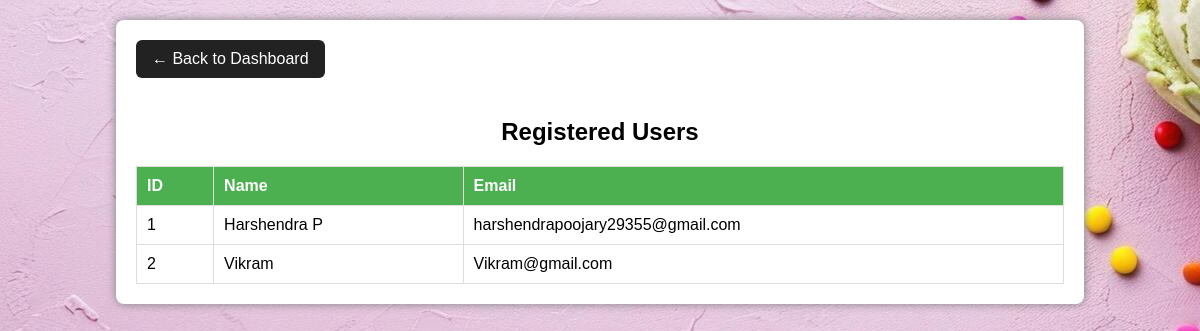
/admin_panel/admin_users.php, run on the app's committed database.
### tables this page shows
CREATE TABLE `users` (
  `id` int(11) NOT NULL,
  `name` varchar(128) NOT NULL,
  `email` varchar(255) NOT NULL,
  `password` varchar(255) NOT NULL,
  `phone` varchar(20) DEFAULT NULL,
  `address` varchar(255) DEFAULT NULL
);

### admin_panel/admin_users.php (the view, shortened to what this page needs)
<?php
include('../components/database.php');
$sql = "SELECT id, name, email FROM users";
$result = $conn->query($sql);
?>
<!DOCTYPE html>
<html lang="en">
<head>
    <link rel="stylesheet" href="../css/admin.css">
</head>
<body>
    <div class="container">
    <a href="admin_dashboard.php" class="back-btn">← Back to Dashboard</a>
        <h2>Registered Users</h2>
        <table>
            <tr>
                <th>ID</th>
                <th>Name</th>
                <th>Email</th>
            </tr>
            <?php
            if ($result->num_rows > 0) {
                while ($row = $result->fetch_assoc()) {
                    echo "<tr>
                        <td>" . $row['id'] . "</td>
                        <td>" . $row['name'] . "</td>
                        <td>" . $row['email'] . "</td>
                    </tr>";
                }
            } else {
                echo "<tr><td colspan='4'>No users found.</td></tr>";
            }
            ?>
        </table>
    </div>
</body>
</html>

### css/admin.css (style rules this page uses)
body { background-image: url('../images/back-img.jpg'); display: flex; font-family: Arial, sans-serif; margin: 0; padding: 0; background-color: #f4f4f4; }
table { width: 100%; border-collapse: collapse; background: white; }
table, th, td { border: 1px solid #ddd; }
th, td { padding: 10px; text-align: left; }
th { background: #333; color: white; }

### admin_panel/admin_users.php (style rules this page uses)
body { font-family: Arial, sans-serif; margin: 20px; background-color: #f5f5f5; }
.container { width: 80%; margin: auto; background: white; padding: 20px; box-shadow: 0px 0px 10px gray; border-radius: 8px; }
h2 { text-align: center; }
table { width: 100%; border-collapse: collapse; margin-top: 20px; }
th, td { border: 1px solid #ddd; padding: 10px; text-align: left; }
th { background-color: #4CAF50; color: white; }
.back-btn { display: inline-block; margin-bottom: 20px; padding: 10px 16px; background-color: #222; color: white; text-decoration: none; border-radius: 6px; font-size: 16px; transition: background-color 0.2s ease; }

### data on the page
users: id "1", name "Harshendra P", email "harshendrapoojary29355@gmail.com"
users: id "2", name "Vikram", email "Vikram@gmail.com"
